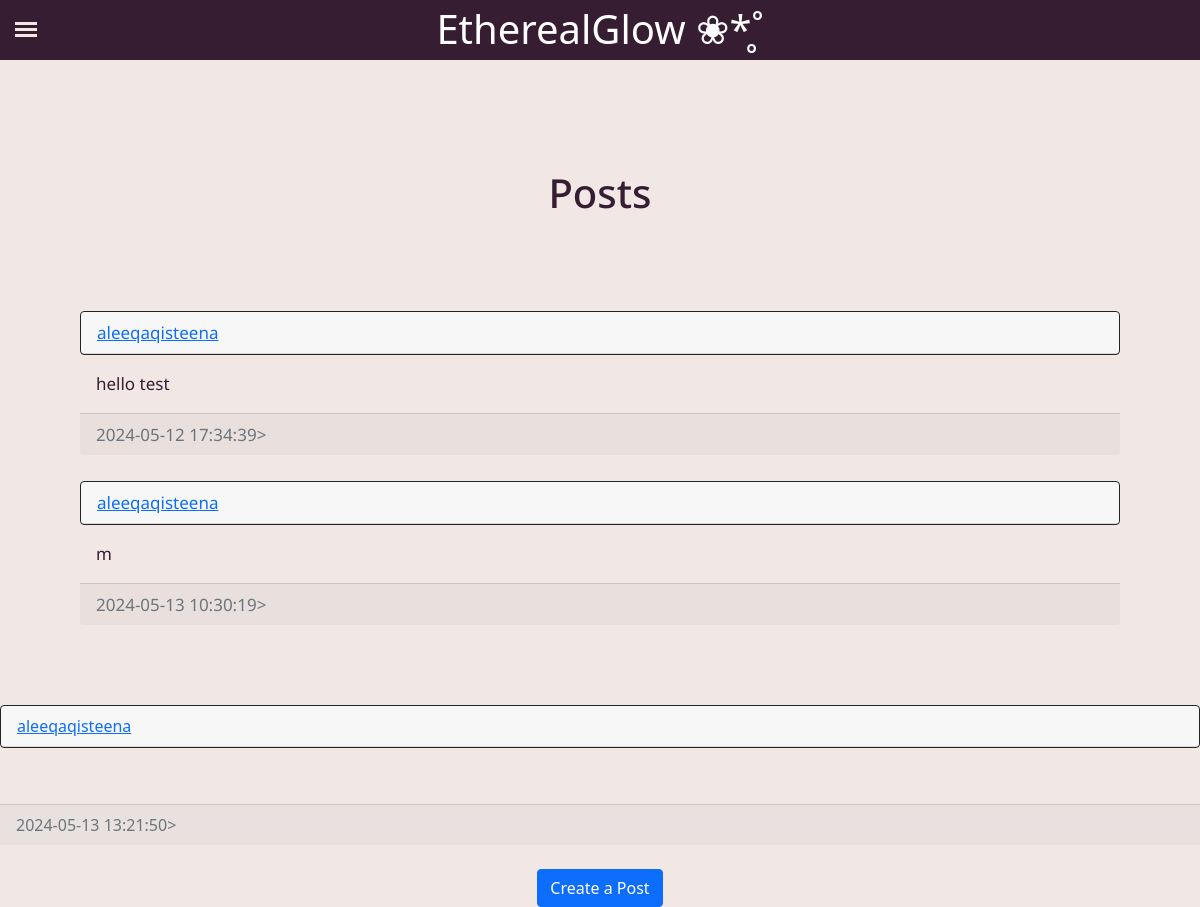
The app's page /Blog (signed in) with its own data.
### website/models.py (models this page shows)
class Post(db.Model):
    id = db.Column(db.Integer, primary_key=True)
    text = db.Column(db.Text, nullable=False)
    date_created = db.Column(db.DateTime(timezone=True), default=func.now())
    author = db.Column(db.Integer, db.ForeignKey('user.id', ondelete="CASCADE"), nullable=False)

class User(db.Model, UserMixin):
    id = db.Column(db.Integer, primary_key=True)
    email = db.Column(db.String(150), unique=True)
    username = db.Column(db.String(150), unique=True)
    password = db.Column(db.String(150))
    date_created = db.Column(db.DateTime(timezone=True), default=func.now())
    posts = db.relationship('Post', backref='user', passive_deletes=True)
    feedbacks = db.relationship('Feedback', backref='author', passive_deletes=True)

### website/views.py (the view)
@views.route("/Blog")
@login_required
def blog():
    posts = Post.query.all()
    return render_template("blog.html", user=current_user, posts = posts)

### website/__init__.py (called while the page is built)
def create_app():
    app = Flask(__name__)
    app.config['SECRET_KEY'] = "helloworld"
    app.config['SQLALCHEMY_TRACK_MODIFICATIONS'] = False
    app.config['SQLALCHEMY_DATABASE_URI'] = f'sqlite:///{DB_NAME}'
    app.config['UPLOAD_FOLDER'] = 'C:\\Users\\12211\\Documents\\Mini It Project\\EtherealGlow\\website\\static\\uploads'
    db.init_app(app)
    bcrypt.init_app(app)
    from website.views import views
    from website.auth import auth
    app.register_blueprint(views, url_prefix="/")
    app.register_blueprint(auth, url_prefix="/")
    from website.models import User, Post, Feedback
    create_database(app)
    login_manager = LoginManager()
    login_manager.login_view = "auth.login"
    login_manager.init_app(app)
    @login_manager.user_loader
    def load_user(id):
        return User.query.get(int(id))
    return app

### website/templates/blog.html (shortened to what this page needs)
{% extends "posts_div.html" %}

### website/templates/posts_div.html (shortened to what this page needs)
{% extends "base.html"  %}
{%  block  content %}
<h1 class="title" align="center">{% block header %}Posts{% endblock %}</h1>
<br />
<div id="posts">
    {% for post in posts %}
        <div class="card border-dark">
            <div
             class="card-header d-flex justify-content-between align-items-center ">
            <a href="/posts/{{post.user.username}}">{{post.user.username}}</a>
            </div>
            </div>
        <div class="card-body">
            <div class="card-text">{{post.text}}</div>
        </div>
        <div class="card-footer text-muted">{{post.date_created}}></div>
        </div>
    <br />
    {%endfor %}
{% block footer %}
<div align="center">
    <a href="/create_post"><button type="button" class="btn btn-primary btn">Create a Post</button></a>
</div>
{% endblock %}
{% endblock %}

### website/static/styles.css (style rules this page uses)
* { margin: 0; padding: 0; box-sizing: border-box; }
h1 { text-align: center; color: white; margin-top: 5px; }
body { background: #f1e8e6; color: #f1e8e6; }
.title { text-align: center; padding-bottom: 60px; padding-top: 20px; color: #361d32; font-size: 40px; }

### records on screen
Post: user.username "aleeqaqisteena", text "hello test", date_created "2024-05-12 17:34:39"
Post: user.username "aleeqaqisteena", text "m", date_created "2024-05-13 10:30:19"
Post: user.username "aleeqaqisteena", date_created "2024-05-13 13:21:50"
